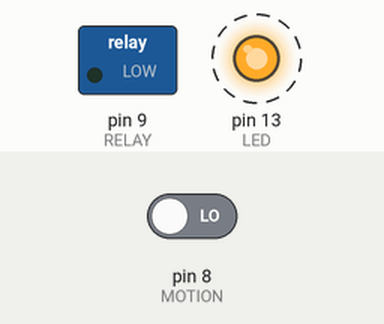
This sketch was run on a simulated Arduino Uno, built with avr-gcc and run on an emulated ATmega328P. Shown: switched loads named in the sketch (green lamp = pin HIGH), output pins drawn as LEDs (lit = HIGH). Dashed ring = blinking. The inputs (shaded band) are chosen by the test bench; at power-on: pin 8 (MOTION) LOW. No radio packets arrive unless stated.

Above: at 1.2 s.
1.3 s: pin 8 (MOTION) driven HIGH
At 3.5 s:
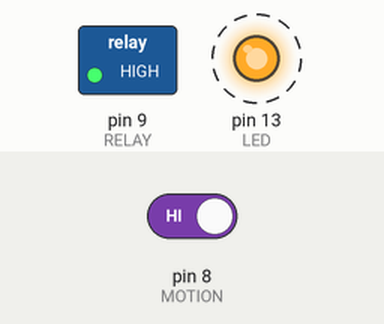
Timing chart, 0 to 10.3 s (numbered marks = the images above; inputs shaded):
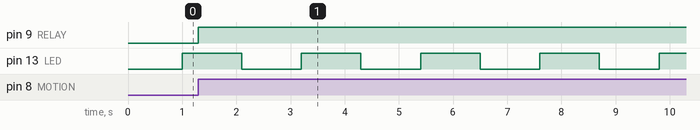

The sketch:

corridor_lamp.ino
```cpp
#include <VirtualWire.h>

const int LED = 13;
const int RELAY = 9;
const int MOTION = 8;
const int TX = 7;
const int TX_EN= 3;
const int RX = 6;

int TIME_ON = 20000; // milli-seconds the light will stay ON after motion is detected last time
int TIME_TO_LED_WISWITCH = 1000; // milli-seconds to between LED switch
int TIME_DELAY = 100; // loop delay time in milli-seconds

int motion_detected = 0;
int time_before_off = TIME_ON;
int led_switch_time = TIME_TO_LED_WISWITCH;

bool led_is_on = false;

// the setup function runs once when you press reset or power the board
void setup() {
  // initialize digital pin 13 as an output.
  pinMode(LED, OUTPUT);
  pinMode(RELAY, OUTPUT);
  pinMode(MOTION, INPUT);

  vw_set_tx_pin(TX);
  vw_set_rx_pin(RX);
  vw_set_ptt_pin(TX_EN);
  vw_set_ptt_inverted(true); // Required for DR3100

  vw_setup(1000);	 // Bits per sec
}

void switch_led(){
  if(led_is_on == false)
  {
    digitalWrite(LED, HIGH);   // turn the LED on (HIGH is the voltage level)
    led_is_on = true;
  }
  else
  {
    digitalWrite(LED, LOW);   // turn the LED on (HIGH is the voltage level)
    led_is_on = false;
  }
}

void send_motion_notification(bool b_on_off) {
  String msg_prefix = "mp_v01_d01_";
  String msg = "";

  if(b_on_off == true)
  {
    msg = msg_prefix + "motion " + motion_detected;
  }else
  {
    msg = msg_prefix + "no_motion";
  }

  vw_send((uint8_t *)msg.c_str(), msg.length());
  vw_wait_tx(); // Wait until the whole message is gone
}

// the loop function runs over and over again forever
void loop() {

  // turn the lamp on (by relay's voltage HIGH) if motion is deected
  if(digitalRead(MOTION) == HIGH)
  {
    digitalWrite(RELAY, HIGH);
//    send_motion_notification(true);
    time_before_off = TIME_ON;
    motion_detected++;
  }

  if(time_before_off > 0)
    time_before_off -= TIME_DELAY;
  else
  {
    // turn the lamp off (by relay's voltage LOW) if motion no motion for TIME_ON milli-seconds
    time_before_off = 0;
    if(digitalRead(MOTION) == LOW)
    {
      digitalWrite(RELAY, LOW);
      motion_detected = 0;

      // send several notifications to make sure at least one is arrived
//      send_motion_notification(false);
//      delay(TIME_DELAY);
//      send_motion_notification(false);
//      delay(TIME_DELAY);
//      send_motion_notification(false);
    }
  }

  if(led_switch_time > 0)
    led_switch_time -= TIME_DELAY;
  else
  {
    led_switch_time = TIME_TO_LED_WISWITCH;
    switch_led();
  }

  delay(TIME_DELAY);              // wait for a second
}
```

Measured:
- after the input at 1.3 s, pin 9 (RELAY): LOW → HIGH at once
- by itself, pin 13 (LED): alternates HIGH for 1.1 s and LOW for 1.1 s
